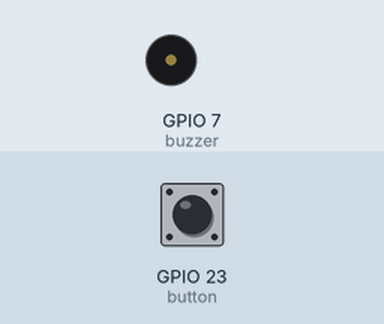
Simulated run of this program. Board: Raspberry Pi (BCM pin numbers). Parts: buzzer (waves = sounding, pin HIGH). The test bench sets the inputs (shaded band); at power-on: GPIO 23 (button) HIGH.

Above: at 1.2 s.
1.3 s: GPIO 23 (button) pulled LOW for 0.15 s
At 1.37 s:
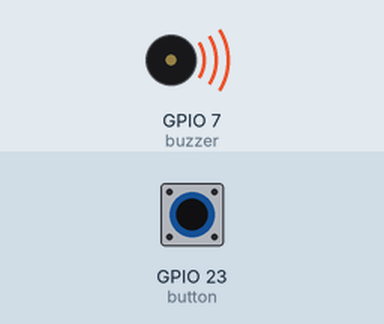
2.9 s: GPIO 23 (button) pulled LOW for 3.2 s
At 6.9 s:
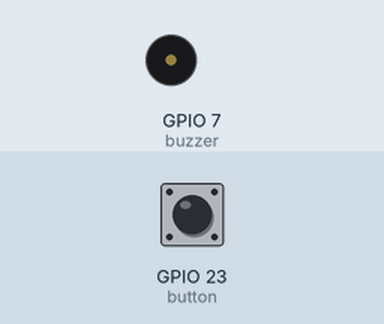
Timing chart, 0 to 8.4 s (numbered marks = the images above; inputs shaded):
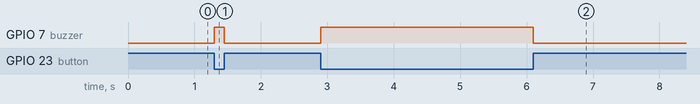

Measured:
- after the input at 1.3 s, GPIO 7 (buzzer): LOW → HIGH at once, → LOW 0.15 s later
- after the input at 2.9 s, GPIO 7 (buzzer): LOW → HIGH at once, → LOW 3.2 s later

The program:

6-button-buzzer.py
```python
from gpiozero import Button, Buzzer
from gpiozero.pins.pigpio import PiGPIOFactory
from signal import pause

factory = PiGPIOFactory('192.168.0.123')
button = Button(23, pin_factory=factory)
buzzer = Buzzer(7, pin_factory=factory)


def pushed():
    buzzer.on()


def released():
    buzzer.off()


button.when_pressed = pushed
button.when_released = released

pause()
```
